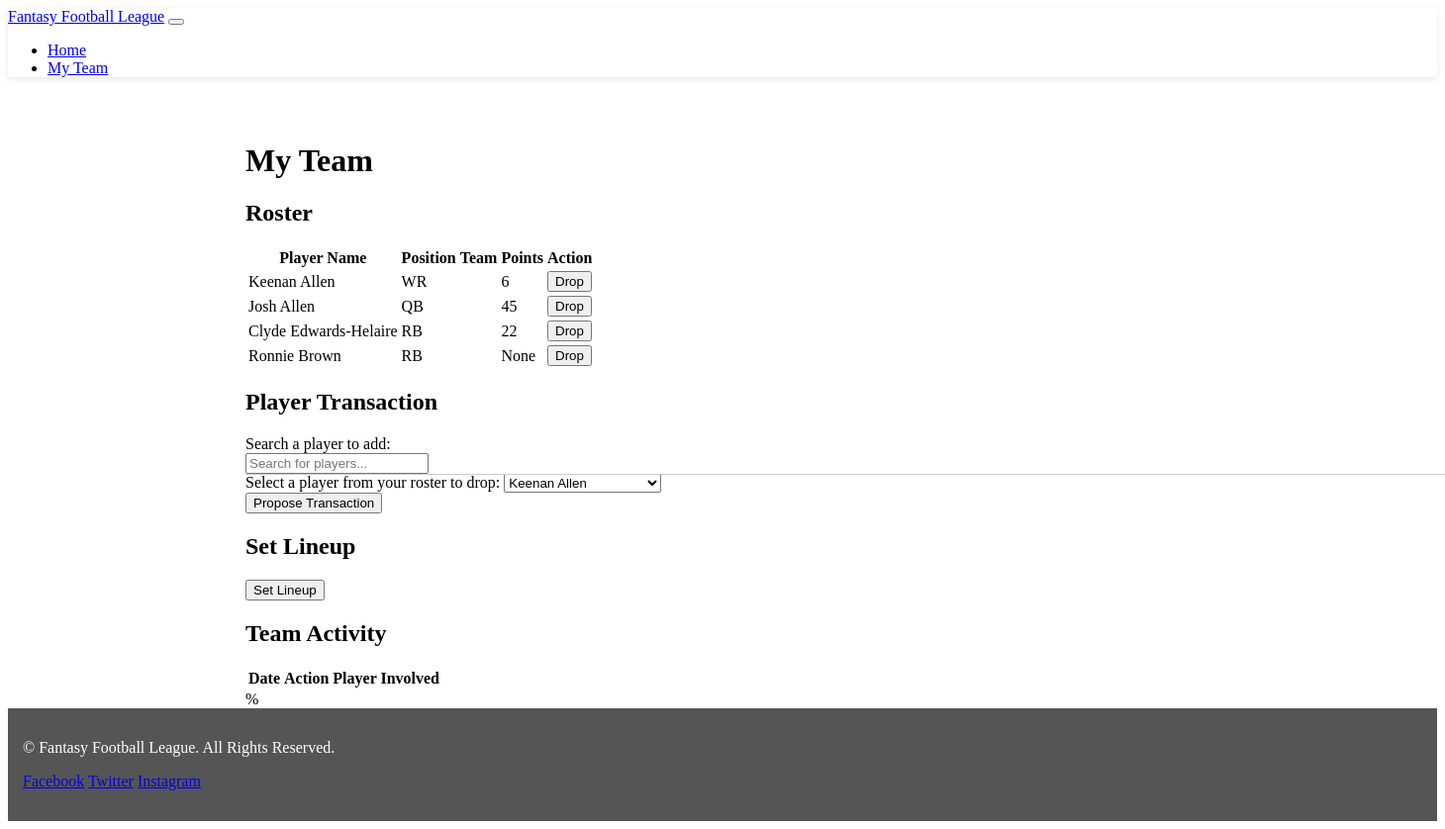
Screenshot of /home/my_team/ (signed in) with the database file from the repository.
### player_scraping/models.py (models this page shows)
class Player(models.Model):
    id = models.CharField(max_length=20, primary_key=True)
    name = models.CharField(max_length=100)
    position = models.CharField(max_length=20)
    full_team = models.CharField(max_length=20, null=True)
    abr_team = models.CharField(max_length=5, null=True)
    transaction_history = models.ManyToManyField("Transaction", related_name="players")

### player_scraping/views.py (the view)
# urls.py: path("my_team/", views.my_team, name="my_team"),
@login_required
def my_team(request):
    team = Team.objects.filter(owner=request.user).first()
    roster = team.roster.all() if team else []
    current_week = League.objects.first().current_week
    current_season = 2022  # Assuming season is an integer
    roster_with_points = []
    for player in roster:
        player_points = PlayerDataService.get_player_points(
            player, current_week, current_season
        )
        roster_with_points.append((player, player_points))
    return render(request, "my_team.html", {"roster_with_points": roster_with_points})

### player_scraping/services.py (called while the page is built)
    @staticmethod
    def fetch_and_save_player_stats(player_id, week, season):
        data = PlayerDataService.fetch_player_stats(player_id, week, season)
        if data is not None:
            PlayerDataService.save_player_stats(player_id, week, season, data)

    @staticmethod
    def get_player_points(player, week, season):
        player_stat = PlayerStat.objects.filter(
            player=player, week=week, season=season
        ).first()
        if player_stat:
            return player_stat.points
        else:
            return PlayerDataService.fetch_and_save_player_stats(
                player.id, week, season
            )

### templates/my_team.html (shortened to what this page needs)
{% extends 'base.html' %} {% block content %} {% load static %}
<h1 class="my-4">My Team</h1>
<div class="team-roster">
  <h2>Roster</h2>
  <table class="table table-striped">
    <thead>
      <tr>
        <th>Player Name</th>
        <th>Position</th>
        <th>Team</th>
        <th>Points</th>
        <th>Action</th>
      </tr>
    </thead>
    <tbody>
      {% for player, points in roster_with_points %}
      <tr>
        <td>{{ player.name }}</td>
        <td>{{ player.position }}</td>
        <td>{{ player.team }}</td>
        <td>{{ points }}</td>
        <td>
          <button type="button" class="btn btn-danger" onclick="dropPlayer({{ player.id }})">Drop</button>
        </td>
      </tr>
      {% endfor %}
    </tbody>
  </table>
</div>
<div class="trade-players my-4">
  <h2>Player Transaction</h2>
  <form method="post" action="{% url 'trade_player' %}">
    <div class="form-group">
      <label for="my_player">Search a player to add:</label>
      <div>
        <div>
          <form id="searchForm" method="POST" onsubmit="return false;">
            <input type="text" id="searchInput" name="search_input" onkeyup="searchPlayers()" placeholder="Search for players..." />
            <div id="suggestions" class="suggestions"></div>
          </form>
        </div>
    </div>
    <div class="form-group">
      <label for="player_to_drop">Select a player from your roster to drop:</label>
      <select class="form-control" id="player_to_drop" name="player_to_drop" required>
        {% for player, points in roster_with_points %}
        <option value="{{ player.id }}">{{ player.name }}</option>
        {% endfor %}
      </select>
    </div>
    <button type="button" class="btn btn-primary" id="propose-transaction" onclick="proposeTransaction()">Propose Transaction</button>
  </form>
</div>
<div class="set-lineup my-4">
  <h2>Set Lineup</h2>
  <form method="post" action="{% url 'set_lineup' %}">
    <button <button type="submit" class="btn btn-primary">Set Lineup</button>
  </form>
</div>
<div class="team-activity my-4">
  <h2>Team Activity</h2>
  <table class="table table-striped">
    <thead>
      <tr>
        <th>Date</th>
        <th>Action</th>
        <th>Player Involved</th>
      </tr>
    </thead>
  </table>
</div>
% {% endblock %}

### templates/base.html (shortened to what this page needs)
{% load static %} {% load compress %}
<!DOCTYPE html>
<html lang="en">
  <head>
    <link href="{% static 'static/css/style.css' %}" rel="stylesheet" />
    <link rel="stylesheet" href="{% static 'css/search.css' %}" />
    {% compress css %}
    <link type="text/x-scss" href="{% static 'bootstrap/scss/bootstrap.scss' %}" rel="stylesheet" media="screen" />
    {% endcompress %}
  </head>
  <body>
    <header>
      <nav class="navbar navbar-expand-lg navbar-light bg-light">
        <a class="navbar-brand" href="{% url 'index' %}">Fantasy Football League</a>
        <button
          class="navbar-toggler"
          type="button"
          data-toggle="collapse"
          data-target="#navbarNav"
          aria-controls="navbarNav"
          aria-expanded="false"
          aria-label="Toggle navigation"
        >
        </button>
        <div class="collapse navbar-collapse" id="navbarNav">
          <ul class="navbar-nav">
            <li class="nav-item">
              <a class="nav-link" href="{% url 'index' %}">Home</a>
            </li>
            <li class="nav-item">
              <a class="nav-link" href="{% url 'my_team' %}">My Team</a>
            </li>
          </ul>
        </div>
      </nav>
    </header>
    <main>
      <div class="container">{% block content %}{% endblock %}</div>
    </main>
    <footer class="bg-light text-center py-3">
      <p>&copy; {{ current_year }} Fantasy Football League. All Rights Reserved.</p>
      <p>
        <a href="#" class="mr-2">Facebook</a>
        <a href="#" class="mr-2">Twitter</a>
        <a href="#" class="mr-2">Instagram</a>
      </p>
    </footer>
  </body>
</html>

### Tempary/static/css/style.css (style rules this page uses)
.navbar { margin-bottom: 0; border-radius: 0; box-shadow: 0 2px 5px 0 rgb(0 0 0 / 5%), 0 2px 10px 0 rgb(0 0 0 / 5%); }
main { margin-top: 66px; }
footer { background-color: #555; color: white; padding: 15px; }
@media (min-width: 992px) { main { padding-left: 240px; } }

### static/css/search.css (style rules this page uses)
#suggestions { position: absolute; width: 100%; max-height: 200px; overflow-y: auto; background-color: #fff; border: 1px solid #ccc; border-top: none; z-index: 10; }

### rows the page displays
Player: name "Keenan Allen", position "WR", points "6"
Player: name "Josh Allen", position "QB", points "45"
Player: name "Clyde Edwards-Helaire", position "RB", points "22"
Player: name "Ronnie Brown", position "RB", points "None"

### other values shown
form field player_to_drop "Keenan Allen"
